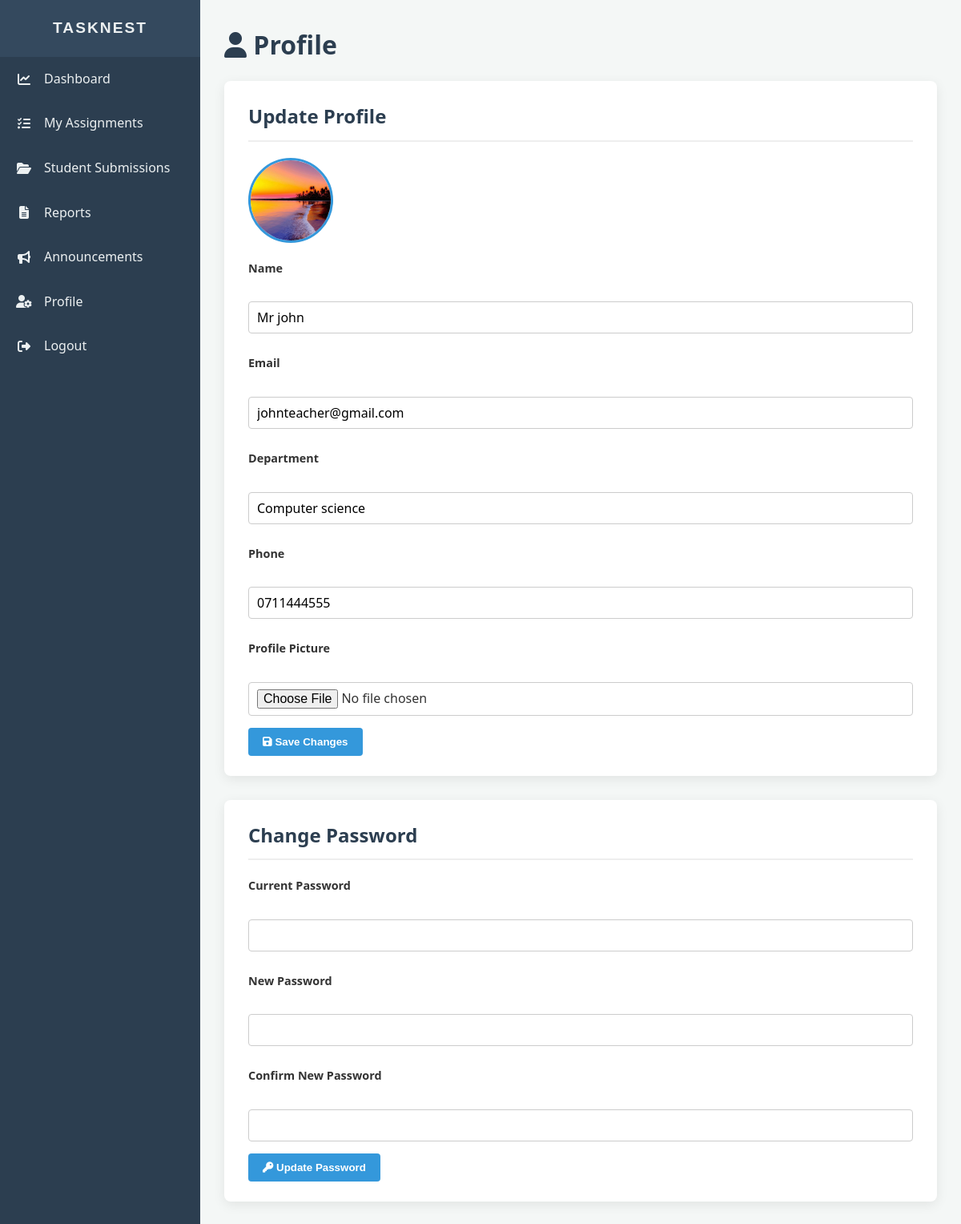
/teachers/teacher_profile.php (signed in), run on the app's committed database.
### tables this page shows
CREATE TABLE `users` (
  `id` int(11) NOT NULL,
  `role` enum('admin','teacher','student') NOT NULL,
  `name` varchar(150) NOT NULL,
  `email` varchar(255) NOT NULL,
  `password` varchar(255) NOT NULL,
  `phone` varchar(30) DEFAULT NULL,
  `department` varchar(100) DEFAULT NULL,
  `created_at` timestamp NOT NULL DEFAULT current_timestamp(),
  `status` enum('active','inactive','pending') DEFAULT 'active',
  `profile_pic` varchar(255) DEFAULT NULL,
  `otp_code` varchar(10) DEFAULT NULL,
  `otp_expires` datetime DEFAULT NULL
);

### teachers/teacher_profile.php (the view, shortened to what this page needs)
<?php
require_once __DIR__ . '/../src/auth.php';
$user = current_user();
$stmt = $pdo->prepare("SELECT * FROM users WHERE id = ?");
$stmt->execute([$user['id']]);
$user = $stmt->fetch();
?>
<!DOCTYPE html>
<html lang="en">
<head>
    <link rel="stylesheet" href="https://cdnjs.cloudflare.com/ajax/libs/font-awesome/6.5.0/css/all.min.css">
</head>
<body>
    <div class="sidebar">
        <h2>TASKNEST</h2>
        <ul>
            <li><a href="teacher_dashboard.php"><i class="fa fa-chart-line"></i><span> Dashboard</span></a></li>
            <li><a href="teacher_assignments.php"><i class="fa fa-tasks"></i><span> My Assignments</span></a></li>
            <li><a href="teacher_submissions.php"><i class="fa fa-folder-open"></i><span> Student Submissions</span></a></li>
            <li><a href="teacher_reports.php"><i class="fa fa-file-alt"></i><span> Reports</span></a></li>
            <li><a href="../announcements.php"><i class="fa fa-bullhorn"></i><span> Announcements</span></a></li>
            <li><a href="teacher_profile.php"><i class="fa fa-user-cog"></i><span> Profile</span></a></li>
            <li><a href="../logout.php"><i class="fa fa-sign-out-alt"></i><span> Logout</span></a></li>
        </ul>
    </div>
    <div class="main">
        <h1><i class="fa fa-user"></i> Profile</h1>
        <div class="section">
            <h2>Update Profile</h2>
            <div>
                <img src="<?= $user['profile_pic'] ? htmlspecialchars($user['profile_pic']) : 'https://via.placeholder.com/120' ?>" alt="Profile Picture" class="profile-pic">
            </div>
            <form method="POST" enctype="multipart/form-data">
                <label>Name</label><br>
                <input type="text" name="name" value="<?= htmlspecialchars($user['name']); ?>" required><br>
                <label>Email</label><br>
                <input type="email" name="email" value="<?= htmlspecialchars($user['email']); ?>" required><br>
                <label>Department</label><br>
                <input type="text" name="department" value="<?= htmlspecialchars($user['department']); ?>"><br>
                <label>Phone</label><br>
                <input type="text" name="phone" value="<?= htmlspecialchars($user['phone']); ?>"><br>
                <label>Profile Picture</label><br>
                <input type="file" name="profile_pic" accept="image/*"><br>
                <button type="submit"><i class="fa fa-save"></i> Save Changes</button><br>
            </form>
        </div>
        <div class="section">
            <h2>Change Password</h2>
            <form method="POST">
                <label>Current Password</label><br>
                <input type="password" name="current_password" required><br>
                <label>New Password</label><br>
                <input type="password" name="new_password" required><br>
                <label>Confirm New Password</label><br>
                <input type="password" name="confirm_password" required><br>
                <button type="submit"><i class="fa fa-key"></i> Update Password</button><br>
            </form>
        </div>
    </div>
</body>
</html>

### teachers/teacher_profile.php (style rules this page uses)
body { font-family: 'Segoe UI', Tahoma, Geneva, Verdana, sans-serif; margin: 0; background-color: #f4f7f6; color: #333; line-height: 1.6; display: flex; min-height: 100vh; }
.sidebar { position: fixed; left: 0; top: 0; width: 250px; height: 100%; background: #2c3e50; color: #ecf0f1; display: flex; flex-direction: column; overflow-y: auto; }
.sidebar h2 { font-family: 'Arial Black', Gadget, sans-serif; padding: 20px; margin: 0; text-align: center; background: #34495e; letter-spacing: 2px; font-size: 1.2rem; }
.sidebar ul { list-style: none; padding: 0; margin: 0; }
.sidebar ul li a { display: flex; align-items: center; padding: 15px 20px; color: #ecf0f1; text-decoration: none; transition: background 0.3s, padding-left 0.3s; }
.sidebar ul li a i { margin-right: 15px; width: 20px; text-align: center; }
.main { margin-left: 250px; padding: 30px; flex: 1; }
h1 { color: #2c3e50; margin-top: 0; margin-bottom: 20px; }
.section { background: #fff; padding: 25px 30px; border-radius: 8px; box-shadow: 0 4px 15px rgba(0, 0, 0, 0.08); margin-bottom: 30px; color: #333; }
.section h2 { color: #2c3e50; margin-top: 0; border-bottom: 2px solid #eee; padding-bottom: 10px; margin-bottom: 20px; }
label { display: block; font-weight: bold; font-size: 0.9em; margin-bottom: 5px; margin-top: 10px; }
input[type="text"], input[type="email"], input[type="password"], input[type="file"] { width: 100%; padding: 8px 10px; border: 1px solid #ccc; border-radius: 4px; margin-bottom: 15px; font-family: inherit; font-size: 1em; box-sizing: border-box; }
button[type="submit"] { background-color: #3498db; color: white; padding: 10px 18px; border: none; border-radius: 4px; cursor: pointer; text-decoration: none; display: inline-block; text-align: center; transition: background-color 0.3s; font-weight: 600; }
.profile-pic { width: 100px; height: 100px; border-radius: 50%; object-fit: cover; border: 3px solid #3498db; margin-bottom: 20px; display: block; }

### data on the page
users: profile_pic (picture), name "Mr john", email "johnteacher@gmail.com", department "Computer science", phone "0711444555"
